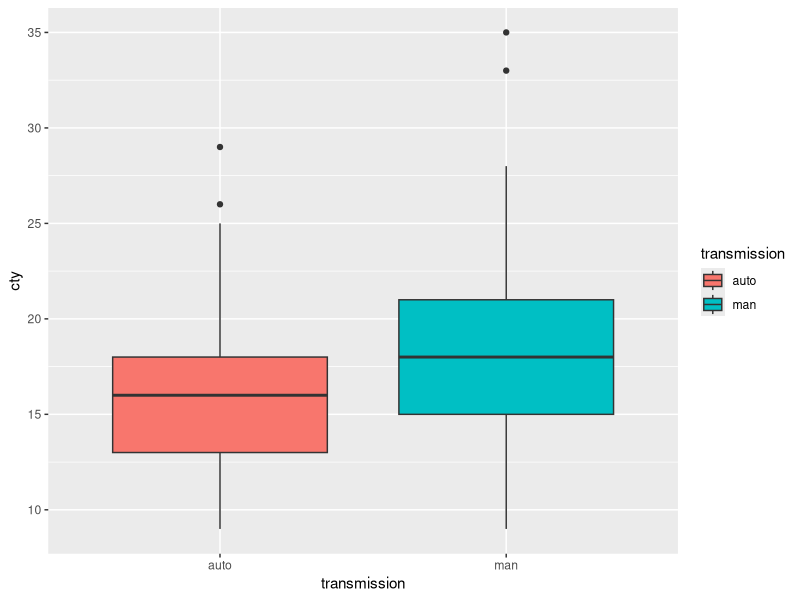

Recreate this plot in R.
# use the tidyverse library
library(tidyverse)

# create a dataframe out of tidyverse's mpg data
datampg <- mpg

# create vectors to access various variables
x_displ <- datampg$displ
y_cty <- datampg$cty
z_year <- datampg$year

# question 1: what are the mean, median and first & third quartiles for 
# each of these variables?
summary(x_displ)
summary(y_cty)
summary(z_year)
# question 2: are displacement and fuel economy correlated? Please
# provide a quantitative answer
cor(y_cty,x_displ)
# question 3: 
#are engines getting smaller each year? How can you show
# the relationship between engine size and model year?

# question 4: is manual transmission more fuel efficient than automatic 
# transmission?
 mpg2 <- mpg
 mpg2$is.automatic <- startsWith(mpg2$trans, 'auto')
 mpg2$transmission <- ifelse(mpg2$is.automatic, 'auto', 'man')
 qplot(transmission, cty, data=mpg2, geom='boxplot', fill=transmission)

